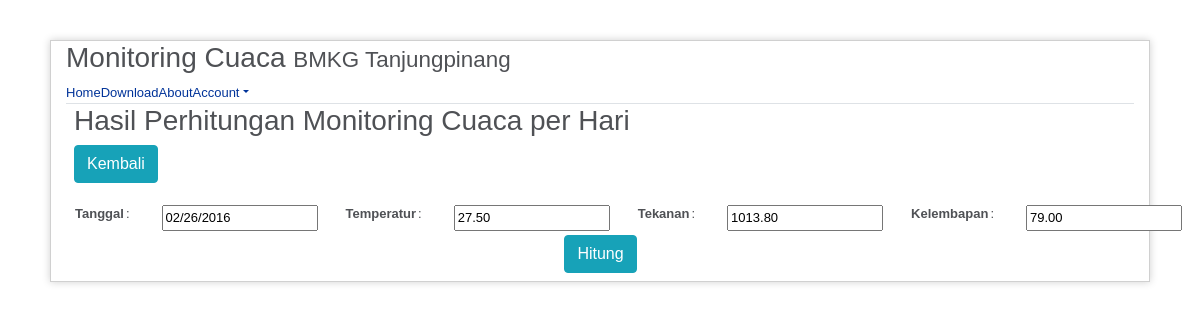
The app's page /hitung.php?id=57 with its own data.
### tables this page shows
CREATE TABLE IF NOT EXISTS `cuaca_harian` (
`id` int(11) NOT NULL,
  `tanggal` varchar(15) NOT NULL,
  `temperatur` decimal(15,2) NOT NULL,
  `tekanan` decimal(15,2) NOT NULL,
  `kelembapan` decimal(15,2) NOT NULL,
  `temp_max` decimal(15,2) NOT NULL,
  `temp_min` decimal(15,2) NOT NULL,
  `tek_max` decimal(15,2) NOT NULL,
  `tek_min` decimal(15,2) NOT NULL,
  `lemb_max` decimal(15,2) NOT NULL,
  `lemb_min` decimal(15,2) NOT NULL,
  `jumlah` decimal(15,2) NOT NULL
);

### hitung.php (the view, shortened to what this page needs)
<?php
$base_url = 'http://'.$_SERVER['HTTP_HOST'].'/monitoringcuaca/';
isset ($_GET['app']) ? $app = $_GET['app'] : $app = 'home';
?>
<!DOCTYPE html>
<html lang="en">
<head>
	<link href="<?php echo $base_url;?>asset/css/bootstrap.min.css" rel="stylesheet">
	<link href="<?php echo $base_url;?>asset/css/bootstrap-responsive.min.css" rel="stylesheet">
	<link href="<?php echo $base_url;?>asset/css/style.css" rel="stylesheet">
</head>
<body>
<div id="container">
	<div class="container-fluid">
		<div class="row-fluid">
			<div class="span12">
				<div class="page-header"><h3>Monitoring Cuaca <small> BMKG Tanjungpinang</small></h3></div>
				<ul class="nav nav-tabs">
					<li <?php echo $app=='home'?'class=""':'';?>><a href="index.php"><i class="icon-home"></i> Home</a></li>
					<li <?php echo $app=='download'?'class=""':'';?>><a href="index.php?app=download"><i class="icon-check"></i> Download</a></li>
					<li <?php echo $app=='about'?'class=""' :'';?>><a href="index.php?app=about"><i class="icon-thumbs-up"></i> About</a></li>
					<li class="dropdown pull-right">
						<?php if (isset($_SESSION['nama'])):?>
						<a href="#" data-toggle="dropdown" class="dropdown-toggle"><i class="icon-user"></i> <?php echo $_SESSION['nama'];?> <strong class="caret"></strong></a>
						<ul class="dropdown-menu">
							<li><a href="logout.php"><i class="icon-off"></i> Logout</a></li>
							<?php else:?>
						<a href="#" data-toggle="dropdown" class="dropdown-toggle"><i class="icon-user"></i> Account<strong class="caret"></strong></a>
							<?php endif;?>
					</li>
				</ul>
			</div>
		</div>
	</div>
<div id="content">
<h3>Hasil Perhitungan Monitoring Cuaca per Hari</h3>
<a href="datacuaca.php?halaman=1.php" class="btn btn-info" role="button">Kembali</a>
<?php
$id = $_GET['id'];
$show = mysql_query("SELECT * FROM cuaca_harian WHERE id='$id'");
if(mysql_num_rows($show) == 0){
    echo '<script>window.history.back()</script>';
}else{
    $data = mysql_fetch_assoc($show);
}
?>
<center>
	<table>
		<tr>
			<td valign="top"><label><b>Tanggal</label></td>
			<td valign="top">:</td>
			<td><input class="span2" placeholder="Tanggal" type="text" name="tanggal" value="<?php echo $data['tanggal']; ?>" readonly></td>
            <td></td>
            <td></td>
            <td></td>
            <td></td>
            <td></td>
            <td></td>
            <td></td>
            <td></td>
            <td></td>
            <td></td>
            <td></td>
            <td></td>
            <td></td>
            <td valign="top"><label><b>Temperatur</label></td>
			<td valign="top">:</td>
			<td><input class="span2" placeholder="Temperatur" type="text" name="temperatur" value="<?php echo $data['temperatur']; ?>" readonly></td>
            <td></td>
            <td></td>
            <td></td>
            <td></td>
            <td></td>
            <td></td>
            <td></td>
            <td></td>
            <td></td>
            <td></td>
            <td></td>
            <td></td>
            <td></td>
            <td valign="top"><label><b>Tekanan</label></td>
			<td valign="top">:</td>
			<td><input class="span2" placeholder="Tekanan" type="text" name="tekanan" value="<?php echo $data['tekanan']; ?>" readonly></td>
            <td></td>
            <td></td>
            <td></td>
            <td></td>
            <td></td>
            <td></td>
            <td></td>
            <td></td>
            <td></td>
            <td></td>
            <td></td>
            <td></td>
            <td></td>
            <td valign="top"><label><b>Kelembapan</label></td>
			<td valign="top">:</td>
			<td><input class="span2" placeholder="Kelembapan" type="text" name="kelembapan" value="<?php echo $data['kelembapan']; ?>" readonly></td>
        </tr>
	</table>
    <table>
		<tr>
			<td><input class="span2" placeholder="Tanggal" type="hidden" name="tanggal" value="<?php echo $data['tanggal']; ?>" readonly></td>
            <td></td>
            <td></td>
            <td></td>
            <td></td>
            <td></td>
            <td></td>
            <td></td>
            <td></td>
            <td></td>
            <td></td>
            <td></td>
            <td></td>
            <td></td>
			<td><input class="span2" placeholder="Temperatur" type="hidden" name="temperatur" value="<?php echo $data['temperatur']; ?>" id="temperatur" readonly></td>
            <td></td>
            <td></td>
            <td></td>
            <td></td>
            <td></td>
            <td></td>
            <td></td>
            <td></td>
            <td></td>
            <td></td>
            <td></td>
            <td></td>
            <td></td>
			<td><input class="span2" placeholder="Tekanan" type="hidden" name="tekanan" value="<?php echo $data['tekanan']; ?>" id="tekanan" readonly></td>
            <td></td>
            <td></td>
            <td></td>
            <td></td>
            <td></td>
            <td></td>
            <td></td>
            <td></td>
            <td></td>
            <td></td>
            <td></td>
            <td></td>
            <td></td>
			<td><input class="span2" placeholder="Kelembapan" type="hidden" name="kelembapan" value="<?php echo $data['kelembapan']; ?>" id="kelembaban" readonly></td>
        </tr>
	</table>
    <center><button id="hitung" onclick="hitung()" class="btn btn-info">Hitung</button>
		<h3 id="output"> </h3></center>
    </center>

### asset/css/style.css (style rules this page uses)
body { background-color: #fff; margin: 40px; font: 13px/20px normal Helvetica, Arial, sans-serif; color: #4F5155; }
a { color: #003399; background-color: transparent; font-weight: normal; }
#content { margin: 0 22px 0 23px; }
#container { margin: 10px; border: 1px solid #D0D0D0; -webkit-box-shadow: 0 0 8px #D0D0D0; }
td { white-space:inherit; }

### records on screen
cuaca_harian: tanggal "02/26/2016", temperatur "27.50", tekanan "1013.80", kelembapan "79.00"
